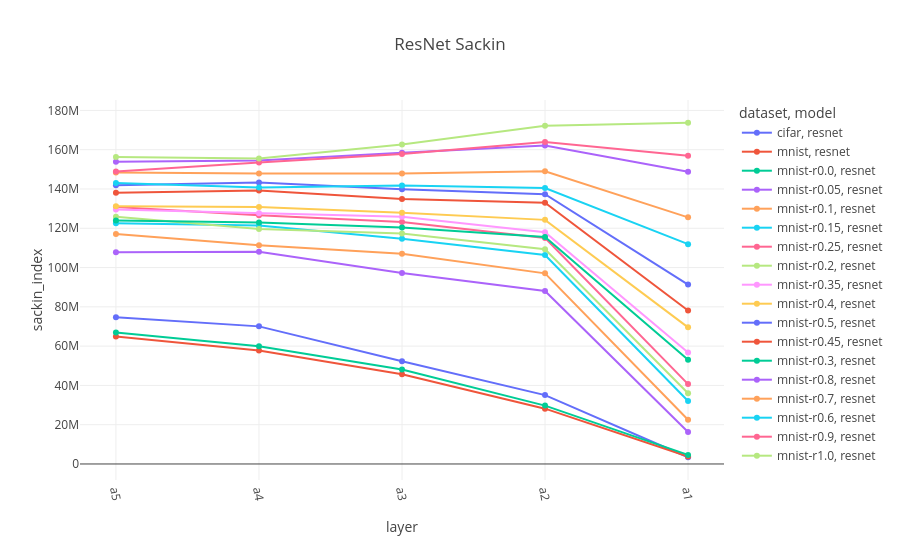

Write notebook code for a chart like this one.
### Code cell
fig = px.line(resnet, x="layer", y="sackin_index", color="dataset", symbol="model", color_discrete_sequence=px.colors.qualitative.Plotly, title="ResNet Sackin")
fig.update_xaxes(tickangle=80)
# fig.update_yaxes(type="log")

### Figure 1 — Plotly figure (JSON) as saved in the notebook; plotly's stock layout.template omitted (floating-point values rounded to 4 significant figures)
{"data": [{"hovertemplate": "dataset=cifar<br>model=resnet<br>layer=%{x}<br>sackin_index=%{y}<extra></extra>", "legendgroup": "cifar, resnet", "line": {"color": "#636EFA", "dash": "solid"}, "marker": {"symbol": "circle"}, "mode": "lines+markers", "name": "cifar, resnet", "orientation": "v", "showlegend": true, "type": "scatter", "x": ["a5", "a4", "a3", "a2", "a1"], "xaxis": "x", "y": [74730000.0, 70060000.0, 52300000.0, 35070000.0, 3426000.0], "yaxis": "y"}, {"hovertemplate": "dataset=mnist<br>model=resnet<br>layer=%{x}<br>sackin_index=%{y}<extra></extra>", "legendgroup": "mnist, resnet", "line": {"color": "#EF553B", "dash": "solid"}, "marker": {"symbol": "circle"}, "mode": "lines+markers", "name": "mnist, resnet", "orientation": "v", "showlegend": true, "type": "scatter", "x": ["a5", "a4", "a3", "a2", "a1"], "xaxis": "x", "y": [64950000.0, 57800000.0, 45660000.0, 28160000.0, 3829000.0], "yaxis": "y"}, {"hovertemplate": "dataset=mnist-r0.0<br>model=resnet<br>layer=%{x}<br>sackin_index=%{y}<extra></extra>", "legendgroup": "mnist-r0.0, resnet", "line": {"color": "#00CC96", "dash": "solid"}, "marker": {"symbol": "circle"}, "mode": "lines+markers", "name": "mnist-r0.0, resnet", "orientation": "v", "showlegend": true, "type": "scatter", "x": ["a5", "a4", "a3", "a2", "a1"], "xaxis": "x", "y": [66950000.0, 59940000.0, 48110000.0, 29710000.0, 4625000.0], "yaxis": "y"}, {"hovertemplate": "dataset=mnist-r0.05<br>model=resnet<br>layer=%{x}<br>sackin_index=%{y}<extra></extra>", "legendgroup": "mnist-r0.05, resnet", "line": {"color": "#AB63FA", "dash": "solid"}, "marker": {"symbol": "circle"}, "mode": "lines+markers", "name": "mnist-r0.05, resnet", "orientation": "v", "showlegend": true, "type": "scatter", "x": ["a5", "a4", "a3", "a2", "a1"], "xaxis": "x", "y": [107800000.0, 108000000.0, 97250000.0, 88060000.0, 16260000.0], "yaxis": "y"}, {"hovertemplate": "dataset=mnist-r0.1<br>model=resnet<br>layer=%{x}<br>sackin_index=%{y}<extra></extra>", "legendgroup": "mnist-r0.1, resnet", "line": {"color": "#FFA15A", "dash": "solid"}, "marker": {"symbol": "circle"}, "mode": "lines+markers", "name": "mnist-r0.1, resnet", "orientation": "v", "showlegend": true, "type": "scatter", "x": ["a5", "a4", "a3", "a2", "a1"], "xaxis": "x", "y": [117100000.0, 111400000.0, 107100000.0, 97040000.0, 22510000.0], "yaxis": "y"}, {"hovertemplate": "dataset=mnist-r0.15<br>model=resnet<br>layer=%{x}<br>sackin_index=%{y}<extra></extra>", "legendgroup": "mnist-r0.15, resnet", "line": {"color": "#19D3F3", "dash": "solid"}, "marker": {"symbol": "circle"}, "mode": "lines+markers", "name": "mnist-r0.15, resnet", "orientation": "v", "showlegend": true, "type": "scatter", "x": ["a5", "a4", "a3", "a2", "a1"], "xaxis": "x", "y": [122500000.0, 121400000.0, 114700000.0, 106400000.0, 32100000.0], "yaxis": "y"}, {"hovertemplate": "dataset=mnist-r0.25<br>model=resnet<br>layer=%{x}<br>sackin_index=%{y}<extra></extra>", "legendgroup": "mnist-r0.25, resnet", "line": {"color": "#FF6692", "dash": "solid"}, "marker": {"symbol": "circle"}, "mode": "lines+markers", "name": "mnist-r0.25, resnet", "orientation": "v", "showlegend": true, "type": "scatter", "x": ["a5", "a4", "a3", "a2", "a1"], "xaxis": "x", "y": [130900000.0, 126600000.0, 123100000.0, 115100000.0, 40670000.0], "yaxis": "y"}, {"hovertemplate": "dataset=mnist-r0.2<br>model=resnet<br>layer=%{x}<br>sackin_index=%{y}<extra></extra>", "legendgroup": "mnist-r0.2, resnet", "line": {"color": "#B6E880", "dash": "solid"}, "marker": {"symbol": "circle"}, "mode": "lines+markers", "name": "mnist-r0.2, resnet", "orientation": "v", "showlegend": true, "type": "scatter", "x": ["a5", "a4", "a3", "a2", "a1"], "xaxis": "x", "y": [125900000.0, 119600000.0, 117300000.0, 109300000.0, 35990000.0], "yaxis": "y"}, {"hovertemplate": "dataset=mnist-r0.35<br>model=resnet<br>layer=%{x}<br>sackin_index=%{y}<extra></extra>", "legendgroup": "mnist-r0.35, resnet", "line": {"color": "#FF97FF", "dash": "solid"}, "marker": {"symbol": "circle"}, "mode": "lines+markers", "name": "mnist-r0.35, resnet", "orientation": "v", "showlegend": true, "type": "scatter", "x": ["a5", "a4", "a3", "a2", "a1"], "xaxis": "x", "y": [129600000.0, 127700000.0, 125900000.0, 118000000.0, 56720000.0], "yaxis": "y"}, {"hovertemplate": "dataset=mnist-r0.4<br>model=resnet<br>layer=%{x}<br>sackin_index=%{y}<extra></extra>", "legendgroup": "mnist-r0.4, resnet", "line": {"color": "#FECB52", "dash": "solid"}, "marker": {"symbol": "circle"}, "mode": "lines+markers", "name": "mnist-r0.4, resnet", "orientation": "v", "showlegend": true, "type": "scatter", "x": ["a5", "a4", "a3", "a2", "a1"], "xaxis": "x", "y": [131200000.0, 130800000.0, 127900000.0, 124300000.0, 69560000.0], "yaxis": "y"}, {"hovertemplate": "dataset=mnist-r0.5<br>model=resnet<br>layer=%{x}<br>sackin_index=%{y}<extra></extra>", "legendgroup": "mnist-r0.5, resnet", "line": {"color": "#636EFA", "dash": "solid"}, "marker": {"symbol": "circle"}, "mode": "lines+markers", "name": "mnist-r0.5, resnet", "orientation": "v", "showlegend": true, "type": "scatter", "x": ["a5", "a4", "a3", "a2", "a1"], "xaxis": "x", "y": [141900000.0, 143300000.0, 139900000.0, 137300000.0, 91350000.0], "yaxis": "y"}, {"hovertemplate": "dataset=mnist-r0.45<br>model=resnet<br>layer=%{x}<br>sackin_index=%{y}<extra></extra>", "legendgroup": "mnist-r0.45, resnet", "line": {"color": "#EF553B", "dash": "solid"}, "marker": {"symbol": "circle"}, "mode": "lines+markers", "name": "mnist-r0.45, resnet", "orientation": "v", "showlegend": true, "type": "scatter", "x": ["a5", "a4", "a3", "a2", "a1"], "xaxis": "x", "y": [138000000.0, 139200000.0, 134900000.0, 133000000.0, 78110000.0], "yaxis": "y"}, {"hovertemplate": "dataset=mnist-r0.3<br>model=resnet<br>layer=%{x}<br>sackin_index=%{y}<extra></extra>", "legendgroup": "mnist-r0.3, resnet", "line": {"color": "#00CC96", "dash": "solid"}, "marker": {"symbol": "circle"}, "mode": "lines+markers", "name": "mnist-r0.3, resnet", "orientation": "v", "showlegend": true, "type": "scatter", "x": ["a5", "a4", "a3", "a2", "a1"], "xaxis": "x", "y": [123900000.0, 122900000.0, 120400000.0, 115600000.0, 53080000.0], "yaxis": "y"}, {"hovertemplate": "dataset=mnist-r0.8<br>model=resnet<br>layer=%{x}<br>sackin_index=%{y}<extra></extra>", "legendgroup": "mnist-r0.8, resnet", "line": {"color": "#AB63FA", "dash": "solid"}, "marker": {"symbol": "circle"}, "mode": "lines+markers", "name": "mnist-r0.8, resnet", "orientation": "v", "showlegend": true, "type": "scatter", "x": ["a5", "a4", "a3", "a2", "a1"], "xaxis": "x", "y": [153900000.0, 154600000.0, 158400000.0, 162100000.0, 148800000.0], "yaxis": "y"}, {"hovertemplate": "dataset=mnist-r0.7<br>model=resnet<br>layer=%{x}<br>sackin_index=%{y}<extra></extra>", "legendgroup": "mnist-r0.7, resnet", "line": {"color": "#FFA15A", "dash": "solid"}, "marker": {"symbol": "circle"}, "mode": "lines+markers", "name": "mnist-r0.7, resnet", "orientation": "v", "showlegend": true, "type": "scatter", "x": ["a5", "a4", "a3", "a2", "a1"], "xaxis": "x", "y": [148300000.0, 147800000.0, 147900000.0, 149000000.0, 125600000.0], "yaxis": "y"}, {"hovertemplate": "dataset=mnist-r0.6<br>model=resnet<br>layer=%{x}<br>sackin_index=%{y}<extra></extra>", "legendgroup": "mnist-r0.6, resnet", "line": {"color": "#19D3F3", "dash": "solid"}, "marker": {"symbol": "circle"}, "mode": "lines+markers", "name": "mnist-r0.6, resnet", "orientation": "v", "showlegend": true, "type": "scatter", "x": ["a5", "a4", "a3", "a2", "a1"], "xaxis": "x", "y": [143000000.0, 140700000.0, 141700000.0, 140500000.0, 111900000.0], "yaxis": "y"}, {"hovertemplate": "dataset=mnist-r0.9<br>model=resnet<br>layer=%{x}<br>sackin_index=%{y}<extra></extra>", "legendgroup": "mnist-r0.9, resnet", "line": {"color": "#FF6692", "dash": "solid"}, "marker": {"symbol": "circle"}, "mode": "lines+markers", "name": "mnist-r0.9, resnet", "orientation": "v", "showlegend": true, "type": "scatter", "x": ["a5", "a4", "a3", "a2", "a1"], "xaxis": "x", "y": [148900000.0, 153500000.0, 157800000.0, 163900000.0, 156900000.0], "yaxis": "y"}, {"hovertemplate": "dataset=mnist-r1.0<br>model=resnet<br>layer=%{x}<br>sackin_index=%{y}<extra></extra>", "legendgroup": "mnist-r1.0, resnet", "line": {"color": "#B6E880", "dash": "solid"}, "marker": {"symbol": "circle"}, "mode": "lines+markers", "name": "mnist-r1.0, resnet", "orientation": "v", "showlegend": true, "type": "scatter", "x": ["a5", "a4", "a3", "a2", "a1"], "xaxis": "x", "y": [156300000.0, 155500000.0, 162600000.0, 172100000.0, 173700000.0], "yaxis": "y"}], "layout": {"legend": {"title": {"text": "dataset, model"}, "tracegroupgap": 0}, "title": {"text": "ResNet Sackin"}, "xaxis": {"anchor": "y", "domain": [0, 1], "tickangle": 80, "title": {"text": "layer"}}, "yaxis": {"anchor": "x", "domain": [0, 1], "title": {"text": "sackin_index"}}}}
